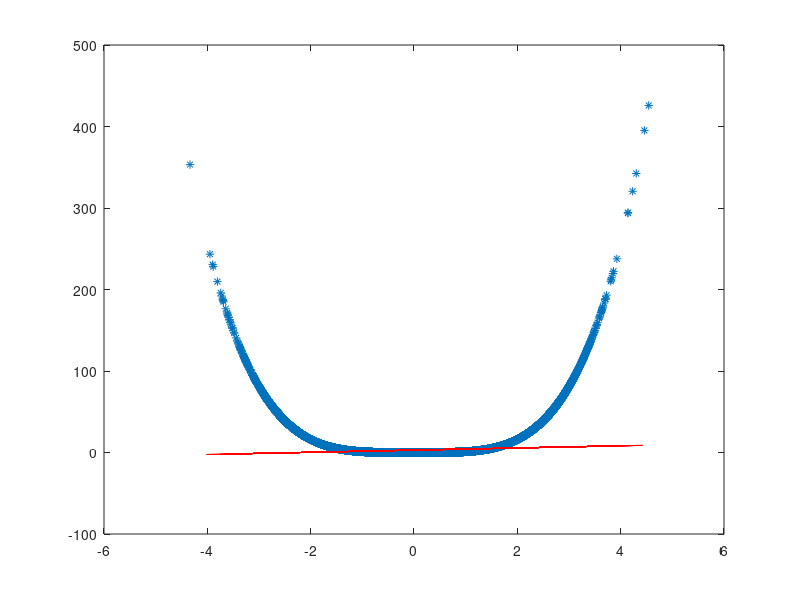

This figure's MATLAB source: (Note: this script raises an error after producing the figure.)
%%%%%%%%%%%%%
%Understanding statisticla liner regression
%nonlinear regression
%EKF
%UKF-CKF-GH
%%%%%%%%%%%%%
clc
clear all
close all
%%%%%%%%
%% The measurement model
h=@(xk)(xk.^4);
hJ=@(xk)(4*xk.^3);
%% Initial condition P(xk)
muk=0.1;
stddk=1;

%% The MC true solution
xk_mc=normrnd(muk,stddk,1e5,1);
yk_mc=h(xk_mc);
plot(xk_mc,yk_mc,'*');
hold on
para_k1_mc=[mean(yk_mc),var(yk_mc)]

%% The EKF solution
para_k1_ekf=[h(muk),hJ(muk)^2*stddk^2]

%% Linear regression
xk_lr=normrnd(muk,stddk,10^5,1);
yk_lr=h(xk_lr);
A=[xk_lr,ones(size(xk_lr))];
B=yk_lr;
ab=A\B;
a=ab(1);
b=ab(2);
para_k1_lr=[a*muk+b,a^2*stddk^2]
plot(xk_lr,a*xk_lr+b,'r')
%% GH result
[xgh,wgh]=GH_points(muk,stddk^2,2);
mugh=sum(wgh.*h(xgh));
para_k1_gh=[mugh,sum(wgh.*(h(xgh)-mugh).^2)]

%% Linear regression with GH points
[xklrgh,wlrgh]=GH_points(muk,stddk^2,2);
yklrgh=h(xklrgh);
A=[xklrgh,ones(size(xklrgh))];
B=yklrgh;
ab=A\B;
a=ab(1);
b=ab(2);
para_k1_lrgh=[a*muk+b,a^2*stddk^2]

% %% Quadratic regression
% A=[xk_lr.^2,xk_lr,ones(size(xk_lr))];
% B=yk_lr;
% abc=A\B;
% a=abc(1);
% b=abc(2);
% c=abc(3);
% para_k1_lr=[a*(stddk^2+muk^2)+b*muk+c,a^2*stddk^2]